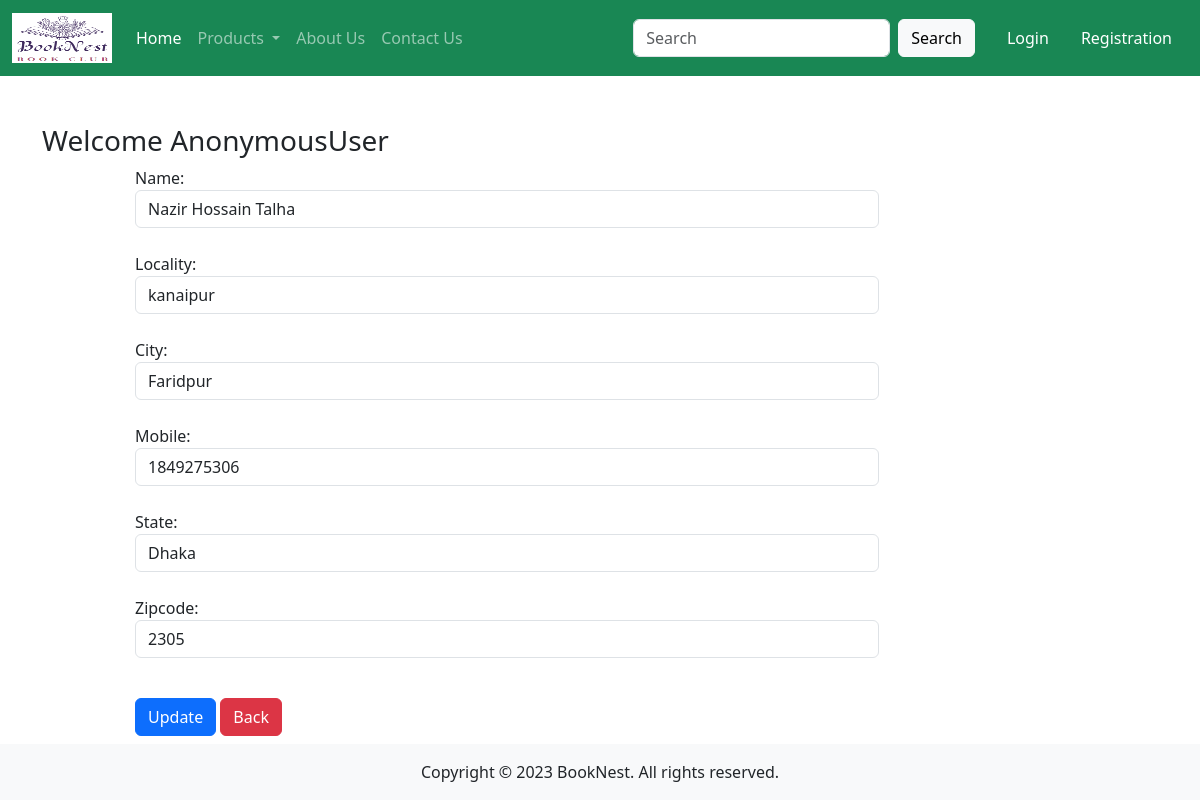
The app's page /updateAddress/1/ with its own data.
### app/models.py (models this page shows, shortened)
class Customer(models.Model):
    user = models.ForeignKey(User, on_delete=models.CASCADE)
    name = models.CharField(max_length=200)
    locality = models.CharField(max_length=200)
    city = models.CharField(max_length=200)
    mobile = models.IntegerField(default=0)
    zipcode = models.IntegerField()
    state = models.CharField(choices=STATE_CHOICES, max_length=100)

### app/views.py (the view, shortened to what this page needs)
# urls.py: path('updateAddress/<int:pk>/', views.updateAddress.as_view(), name='updateAddress'),
class updateAddress(View):
    def get(self, request, pk):
        add = get_object_or_404(Customer, pk=pk)
        form = CustomerProfileForm(instance=add)
        return render(request, 'app/updateAddress.html', {'form': form})

### app/forms.py
class CustomerProfileForm(forms.ModelForm):
    class Meta:
        model = Customer
        fields = ['name','locality','city','mobile','state','zipcode']
        widgets = {
            'name': forms.TextInput(attrs={'class': 'form-control'}),
            'locality': forms.TextInput(attrs={'class': 'form-control'}),
            'city': forms.TextInput(attrs={'class': 'form-control'}),
            'mobile': forms.NumberInput(attrs={'class': 'form-control'}),
            'state': forms.Select(attrs={'class': 'form-control'}),
            'zipcode': forms.NumberInput(attrs={'class': 'form-control'}),
        }

### app/templates/app/updateAddress.html (shortened to what this page needs)
{% extends 'app/base.html' %}
{% load static %}
{% block main-content %}
<div class="container my-5">
    <div class="row">
        <h3>Welcome <span class="text-capitalize">{{ request.user }}</span></h3>
    </div>
    <div class="col-sm-8 offset-sm-1">
        <form action="" method="post">
            {% for fm in form %}
                {{ fm.label_tag }} {{ fm }}
                <br>
            {% endfor %}
            <div class="col-12 mt-3">
                <button type="submit" class="btn btn-primary">Update</button>
                <a href="{% url 'address' %}" type="button" class="btn btn-danger">Back</a>
            </div>
        </form>
    </div>
</div>
{% endblock main-content %}

### records on screen
Customer: form "Nazir Hossain Talha" "kanaipur" "Faridpur" "1849275306" "Dhaka" "2305"

### other values on screen
{{ request.user }} "AnonymousUser"
{{ fm.label_tag }} "Name:" "Locality:" "City:" "Mobile:" "State:" "Zipcode:"
